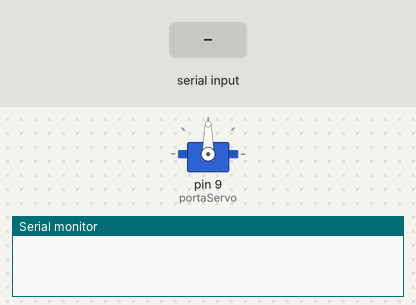
Simulated run of this sketch. Board: Arduino Uno, built with avr-gcc and run on an emulated ATmega328P. On the bench: servo, the last lines printed to the serial monitor. Inputs (shaded band) come from the test bench.

Above: at 1.2 s.
1.3 s: "LR_TURN_TO:" received over Serial
At 2.8 s:
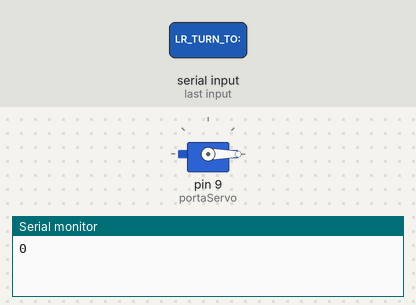
3.8 s: "LR_TURN_TO:90\n" received over Serial
At 6.0 s:
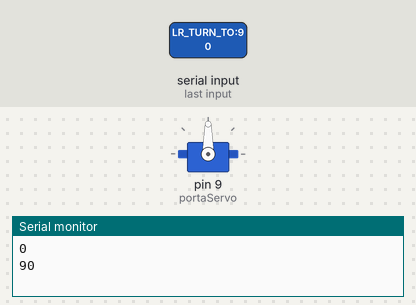
6.3 s: "LR_TURN_TO:,45\n" received over Serial
At 8.0 s:
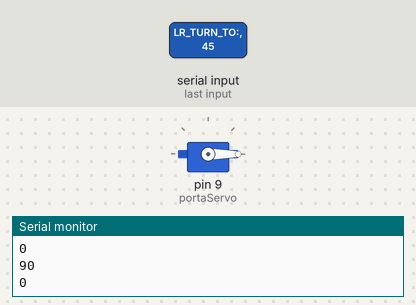
Timing chart, 0 to 9.5 s (numbered marks = the images above; inputs shaded):
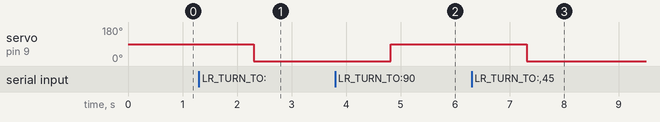

The sketch:

Arduino_Servo_Teste.ino
```cpp
#include <Servo.h>

Servo meuServo;
int portaServo = 9;

void setup() {
  Serial.begin(9600);
  meuServo.attach(portaServo);
}

void loop() {

  //meuServo.write(0);

  if (Serial.available() > 0) {
    String stringo = Serial.readString();

    stringo.trim();

    if (stringo.startsWith("LR_TURN_TO:")) {
      //String S_ang = substring(8);
      int I_ang = stringo.substring(11).toInt();
      Serial.println(I_ang);
      meuServo.write(I_ang);
    }
  }
}
```

Measured:
- after the input at 1.3 s, servo on pin 9 (portaServo): 90° → 0° after 1.0 s
- after the input at 3.8 s, servo on pin 9 (portaServo): 0° → 90° after 1.0 s
- after the input at 6.3 s, servo on pin 9 (portaServo): 90° → 0° after 1.0 s
